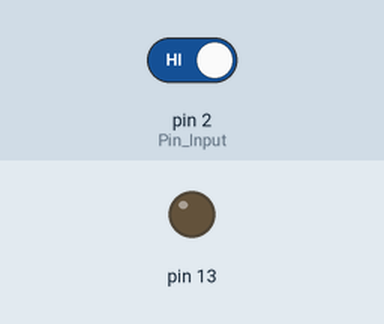
This sketch was run on a simulated Arduino Uno, built with avr-gcc and run on an emulated ATmega328P. Parts: output pins drawn as LEDs (lit = HIGH). Inputs (shaded band) come from the test bench; at power-on: pin 2 (Pin_Input) HIGH. What the sketch prints to the serial monitor is not drawn.

Above: at 1.2 s.
1.3 s: pin 2 (Pin_Input) driven LOW
At 2.1 s:
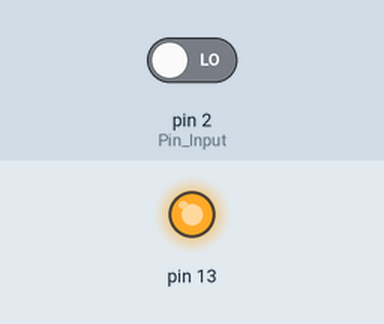
2.8 s: pin 2 (Pin_Input) driven HIGH
At 3.3 s:
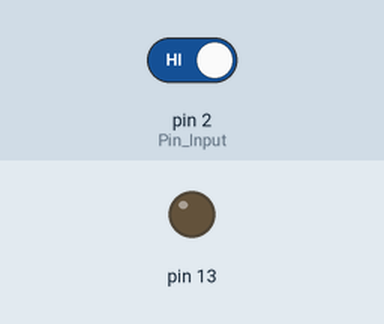
Timing chart, 0 to 5.8 s (numbered marks = the images above; inputs shaded):
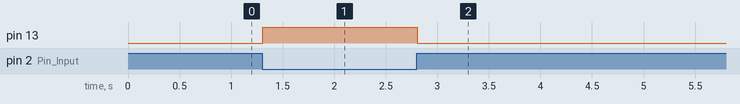

The sketch:

floating_pin.ino
```cpp
int Pin_Input = 2;
void setup() {
  //Set the mode of the pin
  pinMode(2, INPUT);
  pinMode(13, OUTPUT);
  Serial.begin(9600);

}

//Start serial communications

void loop() {
  int Sensor_Value = digitalRead(Pin_Input);

  Serial.println(Sensor_Value);

  if(Sensor_Value == LOW) {
    digitalWrite(13, HIGH);
  }else {
    digitalWrite(13, LOW);
  }
}
```

Measured:
- after the input at 1.3 s, pin 13: LOW → HIGH at once
- after the input at 2.8 s, pin 13: HIGH → LOW at once
